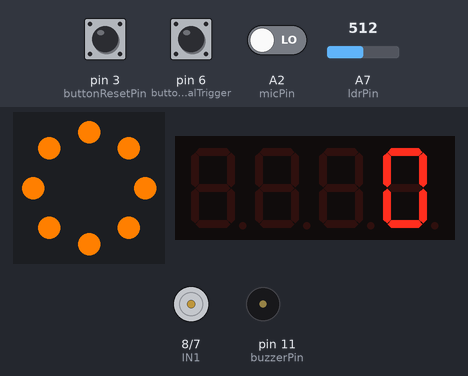
Bench run of a sketch on a simulated Arduino Nano, built with avr-gcc and run on an emulated ATmega328P. On the bench: 8 RGB LEDs in a ring, first at the top, clockwise, 4-digit seven-segment display, motor-driver pin pairs drawn as motors (green arrow = first pin HIGH = forward, orange = second pin HIGH = backward, longer = more drive, scaled by the enable pin), buzzer (waves = sounding). The test bench sets the inputs (shaded band); at power-on: pin 6 (buttonManualTrigger) HIGH, pin 3 (buttonResetPin) HIGH, A2 (micPin) LOW, A7 (ldrPin) = 512. What the sketch prints to the serial monitor is not drawn.

Above: at 7.8 s.
7.9 s: pin 6 (buttonManualTrigger) pulled LOW for 0.15 s
At 9.3 s:
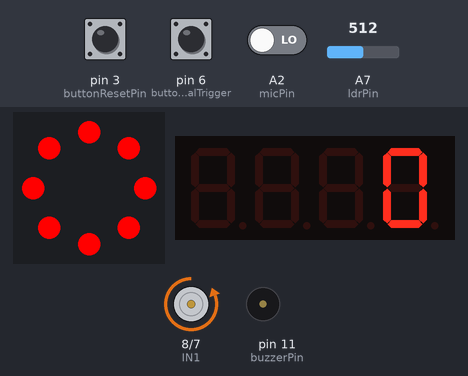
11.0 s: pin 6 (buttonManualTrigger) pulled LOW for 0.15 s
At 11.6 s:
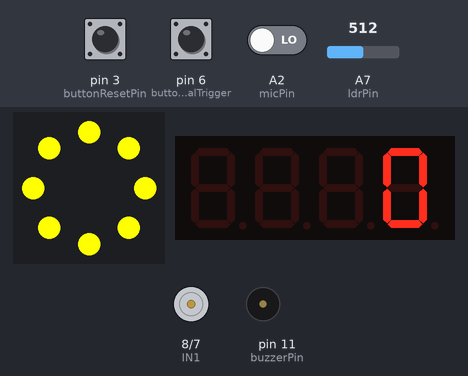
17.1 s: pin 6 (buttonManualTrigger) pulled LOW for 1 s
At 25.4 s:
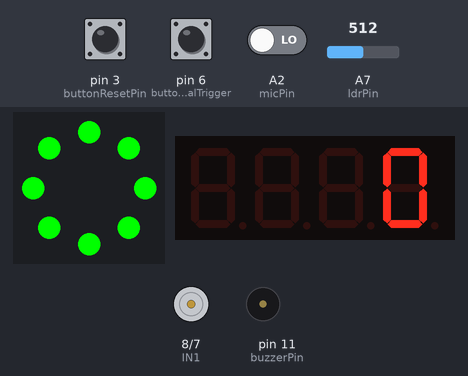
Timing chart, 0 to 25.6 s (numbered marks = the images above; inputs shaded):
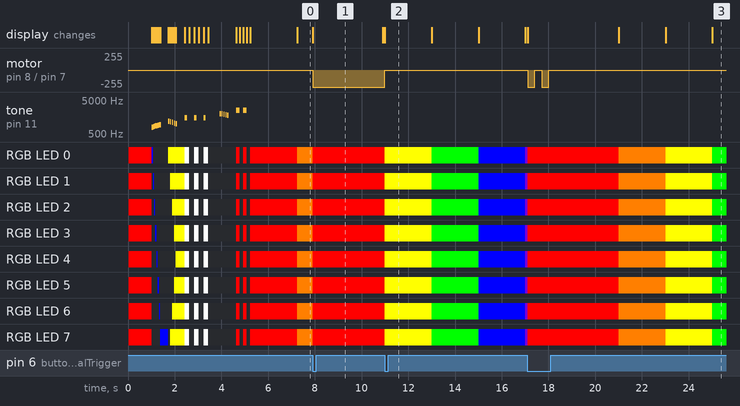

Measured:
- after the input at 7.9 s, motor on pin 8 (IN1) / pin 7 (IN2): stopped → backward 255/255 at once
- after the input at 11.0 s, motor on pin 8 (IN1) / pin 7 (IN2): backward 255/255 → stopped at once
- after the input at 17.1 s, motor on pin 8 (IN1) / pin 7 (IN2): alternates backward 255/255 for 0.30 s and stopped for 0.30 s, 4 changes in all, then stays stopped, starting at once

The sketch:

TCG_Card_Scanner_00_Deutsch.ino
```cpp
#include <TM1637Display.h>
#include <Adafruit_NeoPixel.h>

// Pinbelegung
const int ENA = 9;
const int IN1 = 8;
const int IN2 = 7;
const int buzzerPin = 11;
const int ldrPin = A7;
const int buttonResetPin = 3;
const int buttonManualTrigger = 6;
const int micPin = A2;

const int displayClkPin = 4;
const int displayDioPin = 5;

// Display initialisieren
TM1637Display display(displayClkPin, displayDioPin);

// Neopixel-LED initialisieren
Adafruit_NeoPixel ledRing(8, A0, NEO_GRB + NEO_KHZ800);

// Variablen
int cardCount = 0;
bool motorRunning = false;
bool scannerActive = false;
bool cardInPosition = false;
bool timeoutMode = false;
unsigned long lastButtonPress = 0;
unsigned long lastResetPress = 0;
unsigned long lastCardDetectedTime = 0;
unsigned long lastCardMovedTime = 0;
const unsigned long timeoutDuration = 12000;
const unsigned long cardCountDelay = 1000;
unsigned long lastCardCountTime = 0;
int baseLdrValue;

// Lichtsteuerung
const int grundHelligkeit = 255;
unsigned long dimmingStartTime = 0;
const unsigned long dimmingDuration = 5000;
bool isDimmed = false;
unsigned long colorFadeTime = 0;
int fadeStep = 0;

//Startup Sequenz
const int startup = 5;  // Hier kannst du die gewünschte Startsequenz auswählen (1, 2, 3, 4, 5)

void setup() {
  Serial.begin(9600);

  pinMode(ENA, OUTPUT);
  pinMode(IN1, OUTPUT);
  pinMode(IN2, OUTPUT);
  pinMode(buzzerPin, OUTPUT);
  pinMode(buttonResetPin, INPUT_PULLUP);
  pinMode(buttonManualTrigger, INPUT_PULLUP);
  pinMode(ldrPin, INPUT);
  pinMode(micPin, INPUT);

  ledRing.begin();
  setLightRed(grundHelligkeit); // LDR kalibrieren mit rotem Licht
  ledRing.show();

  digitalWrite(ENA, HIGH);
  display.setBrightness(0x0f);
  display.showNumberDec(cardCount);

  delay(500);
  baseLdrValue = analogRead(ldrPin);
  Serial.print("Basis LDR-Wert: ");
  Serial.println(baseLdrValue);
  delay(500);

  // Auswahl der Startsequenz
  switch (startup) {
    case 1:
      startupSequence1();
      break;
    case 2:
      startupSequence2();
      break;
    case 3:
      startupSequence3();
      break;
    case 4:
      startupSequence4();
      break;
    case 5:
      startupSequence5();
      break;
    default:
      Serial.println("Ungültige Startsequenz. Standard wird verwendet.");
      startupSequence1();  // Fallback auf Standardsequenz
      break;
  }
}

void loop() {
  int ldrValue = analogRead(ldrPin);
  Serial.println(ldrValue);
  bool soundDetected = digitalRead(micPin) == HIGH;

  // Startbutton: Umschalten des Scanners
  if (digitalRead(buttonManualTrigger) == LOW) {
    if (millis() - lastButtonPress > 300) {
      scannerActive = !scannerActive;
      lastButtonPress = millis();

      if (scannerActive) {
        setLightRed(255);
        moveCard();
        timeoutMode = false;
        lastCardDetectedTime = millis();
        lastCardMovedTime = millis();
      } else {
        stopMotor();
        timeoutMode = false;
        isDimmed = false;
      }
      ledRing.show();
    }
  }

  // Motorsteuerung
  if (!scannerActive && motorRunning) {
    stopMotor();
  }

  // Reset-Button: Zähler zurücksetzen
  if (digitalRead(buttonResetPin) == LOW && millis() - lastResetPress > 300) {
    cardCount = 0;
    display.showNumberDec(cardCount);
    lastResetPress = millis();
    delay(500);
  }

  // Wenn der Scanner aktiv ist
  if (scannerActive) {
    if (!cardInPosition && ldrValue < baseLdrValue - 50) {
      cardInPosition = true;
      lastCardDetectedTime = millis();
      //Serial.println(cardInPosition);
      //Serial.println("Karte wird gefördert");

    }

    if (cardInPosition && ldrValue > baseLdrValue - 30) {
      stopMotor();
      setLightRed(255);
      delay(50);
      baseLdrValue = analogRead(ldrPin);
      cardInPosition = false;
      //Serial.println(cardInPosition);
      //Serial.println("Karte wird gescannt");
    }


    if (millis() - lastCardMovedTime >= 3000 && !cardInPosition && !timeoutMode) {
          isDimmed = true;
    }

    if (soundDetected) {
      isDimmed = false;
      setLightRed(255);
      moveCard();
      if (!timeoutMode && millis() - lastCardCountTime > cardCountDelay) {
        lastCardCountTime = millis();
        cardCount++;
        display.showNumberDec(cardCount);

        //Serial.println(cardInPosition);
      }
      lastCardMovedTime = millis();
    }

    if (millis() - lastCardMovedTime > timeoutDuration && !timeoutMode) {
      timeoutMode = true;
      isDimmed = false;
      stopMotor();
      tone(buzzerPin, 1000, 500);
      //Serial.println("Timeout Mode");
    }
  }

  // Timeout-Mode blinkt
  if (timeoutMode) {
    blinkRedLEDAndSoundBuzzer();
  }

  // Pausenmodus - Lichter wechseln sanft
  if (!scannerActive && !timeoutMode) {
    fadeLights();
    //Serial.println("Pause Mode");
  }

  if (isDimmed) {
    //Serial.println(isDimmed);
    dimLights();
  }
}

void moveCard() {
  if (scannerActive && !timeoutMode) {
    digitalWrite(IN1, LOW);
    digitalWrite(IN2, HIGH);
    motorRunning = true;
  }
}

void stopMotor() {
  digitalWrite(IN1, LOW);
  digitalWrite(IN2, LOW);
  motorRunning = false;
}

void blinkRedLEDAndSoundBuzzer() {
  static unsigned long lastBlinkTime = 0;
  unsigned long currentMillis = millis();
  if (currentMillis - lastBlinkTime >= 500) {
    lastBlinkTime = currentMillis;
    static bool ledState = false;
    ledState = !ledState;

    if (ledState) {
      setLightRed(255);
      tone(buzzerPin, 1000, 100);
    } else {
      ledRing.clear();
      noTone(buzzerPin);
    }
    ledRing.show();
  }
}

void dimLights() {
  unsigned long elapsedTime = millis() - dimmingStartTime;  // Berechne die vergangene Zeit seit dem Start des Dimmvorgangs
    // Berechne die Helligkeit basierend auf der verstrichenen Zeit
    int brightness = map(elapsedTime, 0, dimmingDuration, 255, 0);  // Helligkeit von 255 (maximal) auf 0 (minimale Helligkeit) dimmen

    // Setze die LEDs auf die berechnete Helligkeit
    setLightRed(brightness);  // Reduziere die Helligkeit der LEDs
  //}

  ledRing.show();  // Setze die LEDs in den aktuellen Zustand
}


void fadeLights() {
  unsigned long currentMillis = millis();
  if (currentMillis - colorFadeTime >= 2000) {  // Farben wechseln alle 2 Sekunden
    colorFadeTime = currentMillis;

    switch (fadeStep % 6) {
      case 0: ledRing.fill(ledRing.Color(255, 0, 0)); break;     // Rot
      case 1: ledRing.fill(ledRing.Color(255, 127, 0)); break;   // Orange
      case 2: ledRing.fill(ledRing.Color(255, 255, 0)); break;   // Gelb
      case 3: ledRing.fill(ledRing.Color(0, 255, 0)); break;     // Grün
      case 4: ledRing.fill(ledRing.Color(0, 0, 255)); break;     // Blau
      case 5: ledRing.fill(ledRing.Color(75, 0, 130)); break;    // Indigo
    }

    ledRing.show();
    fadeStep++;
  }
}

void setLightRed(int brightness) {
  for (int i = 0; i < ledRing.numPixels(); i++) {
    ledRing.setPixelColor(i, ledRing.Color(brightness, 0, 0));
  }
  ledRing.show();
}

void startupSequence1() {
  ledRing.clear();
  ledRing.show();

  // Schritt 1: LEDs nacheinander aufleuchten lassen (rot -> grün -> blau -> weiß)
  for (int i = 0; i < ledRing.numPixels(); i++) {
    ledRing.setPixelColor(i, ledRing.Color(255, 0, 0));  // Rot
    ledRing.show();
    tone(buzzerPin, 1000, 100);  // Kurzer Piepton
    delay(100);
  }
  delay(200);

  for (int i = 0; i < ledRing.numPixels(); i++) {
    ledRing.setPixelColor(i, ledRing.Color(0, 255, 0));  // Grün
    ledRing.show();
    tone(buzzerPin, 1200, 100);
    delay(100);
  }
  delay(200);

  for (int i = 0; i < ledRing.numPixels(); i++) {
    ledRing.setPixelColor(i, ledRing.Color(0, 0, 255));  // Blau
    ledRing.show();
    tone(buzzerPin, 1400, 100);
    delay(100);
  }
  delay(200);

  for (int i = 0; i < ledRing.numPixels(); i++) {
    ledRing.setPixelColor(i, ledRing.Color(255, 255, 255));  // Weiß
    ledRing.show();
    tone(buzzerPin, 1600, 100);
    delay(100);
  }
  delay(500);

  // Schritt 2: Alle LEDs kurz blinken lassen
  ledRing.fill(ledRing.Color(255, 255, 255));
  ledRing.show();
  tone(buzzerPin, 2000, 300);
  delay(300);

  ledRing.clear();
  ledRing.show();
  noTone(buzzerPin);
}

void startupSequence2() {
  Serial.println("Starte Startup-Sequenz 4");
  ledRing.clear();
  ledRing.show();

  // Schritt 1: LEDs nacheinander im Kreis aufleuchten lassen
  for (int i = 0; i < ledRing.numPixels(); i++) {
    ledRing.setPixelColor(i, ledRing.Color(255, 165, 0));  // Orange (Warmes Glühen)
    ledRing.show();
    tone(buzzerPin, 800 + (i * 50), 100);  // Steigender Ton pro LED
    delay(100);
  }
  delay(300);

  // Schritt 2: LEDs pulsieren (Hell -> Dunkel -> Hell)
  for (int j = 0; j < 3; j++) {  // 3 Pulszyklen
    for (int brightness = 0; brightness <= 255; brightness += 5) {
      ledRing.fill(ledRing.Color(brightness, brightness / 2, 0));  // Sanftes Orange-Gelb
      ledRing.show();
      delay(10);
    }
    for (int brightness = 255; brightness >= 0; brightness -= 5) {
      ledRing.fill(ledRing.Color(brightness, brightness / 2, 0));
      ledRing.show();
      delay(10);
    }
    tone(buzzerPin, 1200, 150);  // Kurzer Piepton beim Puls
    delay(150);
  }

  // Schritt 3: Blitzartige Animation & Abschluss-Ton
  for (int i = 0; i < 3; i++) {
    ledRing.fill(ledRing.Color(255, 255, 255));  // Weißes Aufblitzen
    ledRing.show();
    tone(buzzerPin, 2000, 100);
    delay(100);

    ledRing.clear();
    ledRing.show();
    noTone(buzzerPin);
    delay(100);
  }

  Serial.println("Startup-Sequenz 4 abgeschlossen!");
}

void startupSequence3() {
  Serial.println("Starte Startup-Sequenz 4");
  ledRing.clear();
  ledRing.show();

  // Schritt 1: Magischer Farbaufbau (Regenbogen-Effekt)
  for (int i = 0; i < ledRing.numPixels(); i++) {
    ledRing.setPixelColor(i, ledRing.Color(255, 0, 255));  // Magenta
    ledRing.show();
    tone(buzzerPin, 800 + (i * 30), 50);  // Steigender Soundeffekt
    delay(50);
  }
  noTone(buzzerPin);
  delay(300);

  // Schritt 2: Wellenartiges Leuchten (von Mitte nach außen)
  int half = ledRing.numPixels() / 2;
  for (int i = 0; i <= half; i++) {
    ledRing.setPixelColor(half - i, ledRing.Color(0, 255, 255));  // Cyan von Mitte nach außen
    ledRing.setPixelColor(half + i, ledRing.Color(0, 255, 255));
    ledRing.show();
    tone(buzzerPin, 1000 + (i * 40), 80);
    delay(80);
  }
  noTone(buzzerPin);
  delay(300);

  // Schritt 3: Pulsierendes Glühen in Blau
  for (int j = 0; j < 3; j++) {
    ledRing.fill(ledRing.Color(0, 0, 255));  // Blau
    ledRing.show();
    tone(buzzerPin, 1500, 100);
    delay(200);

    ledRing.fill(ledRing.Color(0, 0, 100));  // Abdunkeln
    ledRing.show();
    delay(200);
  }
  noTone(buzzerPin);
  delay(300);

  // Schritt 4: Schnell rotierende LEDs + finaler Scan-Ton
  for (int i = 0; i < ledRing.numPixels(); i++) {
    ledRing.setPixelColor(i, ledRing.Color(255, 255, 255));  // Weißer Lichtbogen
    ledRing.setPixelColor((i + ledRing.numPixels() / 2) % ledRing.numPixels(), 0);
    ledRing.show();
    tone(buzzerPin, 2000 + (i * 20), 30);
    delay(30);
  }
  noTone(buzzerPin);
  delay(300);

  // Abschlussblitz
  ledRing.fill(ledRing.Color(255, 255, 255));
  ledRing.show();
  tone(buzzerPin, 2500, 150);
  delay(150);
  ledRing.clear();
  ledRing.show();
  noTone(buzzerPin);

  Serial.println("Startup-Sequenz 4 abgeschlossen!");
}


void startupSequence4() {
  Serial.println("Starte Startup-Sequenz 4");
  ledRing.clear();
  ledRing.show();

  // Schritt 1: Magischer Farbaufbau (Regenbogen-Effekt)
  for (int i = 0; i < ledRing.numPixels(); i++) {
    ledRing.setPixelColor(i, ledRing.Color(255, 0, 255));  // Magenta
    ledRing.show();
    tone(buzzerPin, 800 + (i * 30), 50);  // Steigender Soundeffekt
    delay(50);
  }
  noTone(buzzerPin);
  delay(300);

  // Schritt 2: Wellenartiges Leuchten (von Mitte nach außen)
  int half = ledRing.numPixels() / 2;
  for (int i = 0; i <= half; i++) {
    ledRing.setPixelColor(half - i, ledRing.Color(0, 255, 255));  // Cyan von Mitte nach außen
    ledRing.setPixelColor(half + i, ledRing.Color(0, 255, 255));
    ledRing.show();
    tone(buzzerPin, 1000 + (i * 40), 80);
    delay(80);
  }
  noTone(buzzerPin);
  delay(300);

  // Schritt 3: Pulsierendes Glühen in Blau
  for (int j = 0; j < 3; j++) {
    ledRing.fill(ledRing.Color(0, 0, 255));  // Blau
    ledRing.show();
    tone(buzzerPin, 1500, 100);
    delay(200);

    ledRing.fill(ledRing.Color(0, 0, 100));  // Abdunkeln
    ledRing.show();
    delay(200);
  }
  noTone(buzzerPin);
  delay(300);

  // Schritt 4: Schnell rotierende LEDs + finaler Scan-Ton
  for (int i = 0; i < ledRing.numPixels(); i++) {
    ledRing.setPixelColor(i, ledRing.Color(255, 255, 255));  // Weißer Lichtbogen
    ledRing.setPixelColor((i + ledRing.numPixels() / 2) % ledRing.numPixels(), 0);
    ledRing.show();
    tone(buzzerPin, 2000 + (i * 20), 30);
    delay(30);
  }
  noTone(buzzerPin);
  delay(300);

  // Abschlussblitz
  ledRing.fill(ledRing.Color(255, 255, 255));
  ledRing.show();
  tone(buzzerPin, 2500, 150);
  delay(150);
  ledRing.clear();
  ledRing.show();
  noTone(buzzerPin);

  Serial.println("Startup-Sequenz 4 abgeschlossen!");
}


void startupSequence5() {
  Serial.println("Starte Startup-Sequenz 5");
  ledRing.clear();
  ledRing.show();

  // Schritt 1: Schnelles LED-Laufen im Uhrzeigersinn (Scan-Start)
  for (int i = 0; i < ledRing.numPixels(); i++) {
    ledRing.setPixelColor(i, ledRing.Color(0, 0, 255));  // Blau
    ledRing.show();
    tone(buzzerPin, 800 + (i * 20), 50);  // Steigender Soundeffekt
    delay(50);
    ledRing.setPixelColor(i, 0);  // LED sofort wieder aus
  }
  noTone(buzzerPin);
  delay(300);

  // Schritt 2: Ladeanimation von außen zur Mitte (Energieaufbau)
  int half = ledRing.numPixels() / 2;
  for (int i = half; i >= 0; i--) {
    ledRing.setPixelColor(half - i, ledRing.Color(255, 255, 0));  // Gelb von außen nach innen
    ledRing.setPixelColor(half + i, ledRing.Color(255, 255, 0));
    ledRing.show();
    tone(buzzerPin, 1000 + (i * 50), 50);
    delay(80);
  }
  noTone(buzzerPin);
  delay(300);

  // Schritt 3: Kurzes weißes Pulsieren (geladen)
  for (int j = 0; j < 3; j++) {
    ledRing.fill(ledRing.Color(255, 255, 255));  // Weiß blinkt
    ledRing.show();
    tone(buzzerPin, 1500, 100);
    delay(200);

    ledRing.clear();
    ledRing.show();
    delay(200);
  }
  noTone(buzzerPin);
  delay(300);

  // Schritt 4: Explosionsartiges Entladen von der Mitte nach außen
  for (int i = 0; i <= half; i++) {
    ledRing.setPixelColor(half - i, 0);  // LEDs erlöschen von innen nach außen
    ledRing.setPixelColor(half + i, 0);
    ledRing.show();
    tone(buzzerPin, 2000 - (i * 50), 50);  // Abfallender Ton
    delay(80);
  }
  noTone(buzzerPin);
  delay(300);

  // Letzter Scan-Blitz + Sound
  for (int i = 0; i < 2; i++) {
    ledRing.fill(ledRing.Color(255, 0, 0));  // Rotes Aufblitzen
    ledRing.show();
    tone(buzzerPin, 2500, 150);
    delay(150);

    ledRing.clear();
    ledRing.show();
    noTone(buzzerPin);
    delay(150);
  }

  Serial.println("Startup-Sequenz 5 abgeschlossen!");
}
```
